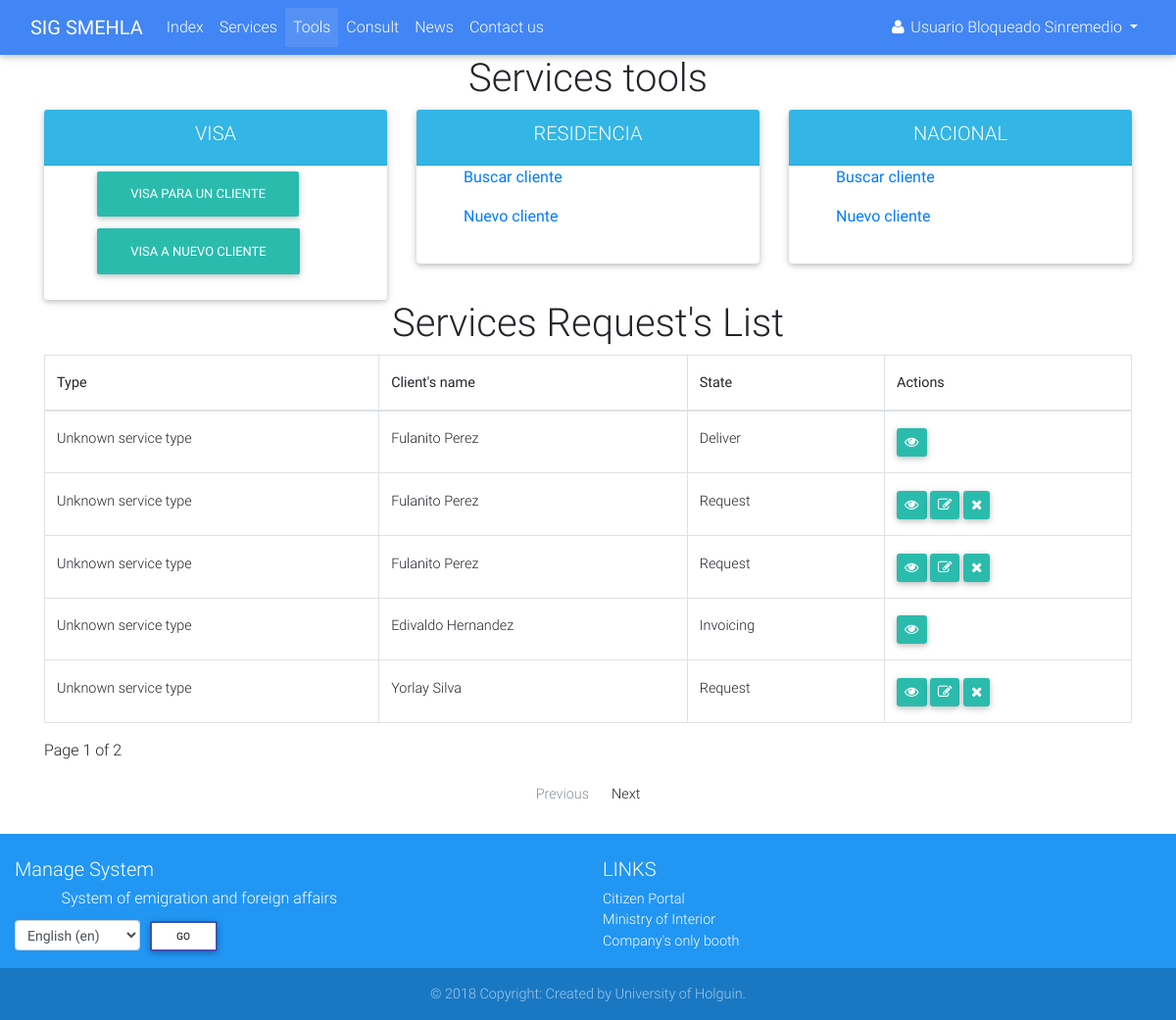
Page /tools/ (signed in) on the committed database.
### accounts/models.py (models this page shows, shortened)
class Profile(AbstractUser):
    OCCUPATION_TYPE = (
        ('FAC', _('Functionary of Attention to Customer')),
        ('BAC', _('Boss of Attention to Customer')),
        ('BDAC', _('Boss of Departament of Attention to Customer')),
        ('DIR', _('Director')),
        ('ADMIN', _('Administrator')),
    )
    born_date = models.DateField(_('Born date'), blank=True, null=True, validators=[validate_born_date])
    occupation = models.CharField(_('Occupation'), max_length=5, choices=OCCUPATION_TYPE, default='FAC')
    REQUIRED_FIELDS = ['email', 'born_date']
    class Meta:
        verbose_name = _('Profile')
        verbose_name_plural = _('Profiles')
    def __str__(self):
        if self.first_name and self.last_name:
            return self.get_full_name()
        else:
            return self.username

### services/models.py (models this page shows, shortened)
class Service(models.Model):
    SERVICE_STATUS = (
        ('1', _('Request')),
        ('2', _('Invoicing')),
        ('3', _('Revision')),
        ('4', _('Authenticating')),
        ('5', _('Deliver')),
    )
    SERVICE_TYPE = {
        'None': _('Unknown service type'),
        'visa': _('Visa'),
    }
    client = models.ForeignKey(verbose_name=_('Client'), to=Client, on_delete=models.CASCADE)
    status = models.CharField(_('Status'), max_length=1, choices=SERVICE_STATUS, default='1')
    service_type = None
    def get_service_type(self):
        if self.service_type:
            return self.service_type
        else:
            return self.SERVICE_TYPE['None']

class Client(models.Model):
    CIVIL_STATUS = (
        ('S', _('Single')),
        ('E', _('Engaged')),
        ('M', _('Married')),
        ('W', _('Widower')),
    )
    def upload_file(self, filename):
        ext = filename.split('.')[-1]
        return 'clients/{}.{}'.format(self.ci, ext)
    def upload_image(self, filename):
        ext = filename.split('.')[-1]
        return 'clients/picture/{}.{}'.format(self.first_name, ext)
    ci = models.CharField(_('Identity card'), max_length=13, unique=True)
    picture = models.ImageField(_('Picture'), upload_to=upload_image, null=True, blank=True)
    first_name = models.CharField(_('First name'), max_length=30)
    last_name = models.CharField(_('Last name'), max_length=150)
    born_date = models.DateField(_('Born date'), validators=[validators.validate_born_date])
    civil_status = models.CharField(_('Civil status'), choices=CIVIL_STATUS, max_length=1)
    naturalness = models.CharField(_("Naturalness"), max_length=30)
    nationality = models.CharField(_('Nationality'), max_length=30)
    father = models.CharField(_('Father name'), max_length=200)
    mother = models.CharField(_('Mother name'), max_length=200)
    address = models.TextField(_('Address'))
    email = models.EmailField(_('Email'))
    phone = models.PositiveIntegerField(_('Phone number'))
    data_attachment = models.FileField(_('Data attachment'), upload_to=upload_file, null=True, blank=True)
    def get_full_name(self):
        full_name = '%s %s' % (self.first_name, self.last_name)
        return full_name.strip()

### services/views.py (the view)
# urls.py: path('tools/', views.ServiceToolsView.as_view(), name='tools'),
class ServiceToolsView(mixins.LoginRequiredMixin, mixins.NavbarMixin, generic.ListView):
    tab_name = 'tools'
    template_name = 'services/tools.html'
    model = models.Service
    paginate_by = 5

### accounts/mixins.py (called while the page is built)
    def get_tab_name(self):
        if self.tab_name:
            return self.tab_name
        else:
            return 'init'

    def get_context_data(self, **kwargs):
        context = super(NavbarMixin, self).get_context_data(**kwargs)
        context['tab'] = self.get_tab_name()
        return context

### services/templates/services/tools.html (shortened to what this page needs)
{% extends 'navbar.html' %}
{% load i18n %}
{% block main %}
    <div class="container">
        {% if user.occupation == 'FAC' %}
            <h1 class="text-center">{% trans 'Services tools' %}</h1>
            <div class="row">
                <div class="col">
                    <div class="card">
                        <div class="card-header info-color white-text text-center">
                            <h5 class="text-uppercase">{% trans 'Visa' %}</h5>
                        </div>
                        <div class="card-body px-lg-5 pt-0">
                            <a href="{% url 'services:client_list' 'visa' %}" class="btn btn-default">Visa para un
                                cliente</a>
                            <a href="{% url 'services:client_create' %}" class="btn btn-default">Visa a nuevo
                                cliente</a>
                        </div>
                    </div>
                </div>
                <div class="col">
                    <div class="card">
                        <div class="card-header info-color white-text text-center">
                            <h5 class="text-uppercase">Residencia</h5>
                        </div>
                        <div class="card-body px-lg-5 pt-0">
                            <p><a href="{% url 'services:client_list' 'resident' %}">Buscar cliente</a></p>
                            <p><a href="#">Nuevo cliente</a></p>
                        </div>
                    </div>
                </div>
                <div class="col">
                    <div class="card">
                        <div class="card-header info-color white-text text-center">
                            <h5 class="text-uppercase">Nacional</h5>
                        </div>
                        <div class="card-body px-lg-5 pt-0">
                            <p><a href="#">Buscar cliente</a></p>
                            <p><a href="#">Nuevo cliente</a></p>
                        </div>
                    </div>
                </div>
            </div>
        {% endif %}
        <h1 class="text-center">{% trans "Services Request's List" %}</h1>
        <div class="row">
            <div class="col-12">
                <table class="table table-bordered table-hover" cellspacing="0" width="100%">
                    <thead>
                    <tr>
                        <th class="th-sm">{% trans 'Type' %}</th>
                        <th class="th-sm">{% trans "Client's name" %}</th>
                        <th class="th-sm">{% trans 'State' %}</th>
                        <th class="th-sm">{% trans 'Actions' %}</th>
                    </tr>
                    </thead>
                    <tbody>
                    {% for service in page_obj %}
                        <tr>
                            <td>{{ service.get_service_type }}</td>
                            <td>
                                <a href="{% url 'services:client_detail' service.client.pk %}">{{ service.client.get_full_name }}</a>
                            </td>
                            <td>{{ service.get_status_display }}</td>
                            <td class="btn-group-sm">
                                <a href="{% url 'services:visa_detail' service.pk %}" class="btn btn-default">
                                    <i class="fa fa-eye"></i>
                                </a>
                                {% if user.is_superadmin or user.occupation == 'FAC' and service.status == '1' or user.occupation == 'BAC' and service.status == '2' %}
                                    <a href="{% url 'services:visa_update' service.pk %}" class="btn btn-default">
                                        <i class="fa fa-edit"></i>
                                    </a>
                                    <a href="{% url 'services:visa_delete' service.pk %}" class="btn btn-default">
                                        <i class="fa fa-remove"></i>
                                    </a>
                                {% endif %}
                            </td>
                        </tr>
                    {% empty %}
                        <tr>
                            <td colspan="4" class="text-center text-danger">No existen ningun servicio en el sistema
                            </td>
                        </tr>
                    {% endfor %}
                    </tbody>
                </table>
                <p>Page {{ page_obj.number }} of {{ paginator.num_pages }}</p>
                <nav aria-label="Page navigation">
                    <ul class="pagination pg-blue justify-content-center">
                        <li class="page-item {% if not page_obj.has_previous %}disabled{% endif %}">
                            <a href="{% if page_obj.has_previous %}?page={{ page_obj.previous_page_number }}{% endif %}"
                               class="page-link" tabindex="'1">{% trans 'Previous' %}</a>
                        </li>
                        <li class="page-item {% if not page_obj.has_next %}disabled{% endif %}">
                            <a href="{% if page_obj.has_next %}?page={{ page_obj.next_page_number }}{% endif %}"
                               class="page-link">{% trans 'Next' %}</a>
                        </li>
                    </ul>
                </nav>
            </div>
        </div>
    </div>
{% endblock %}

### accounts/templates/navbar.html (shortened to what this page needs)
{% extends 'base.html' %}
{% load static %}
{% load i18n %}
{% block styles %}
    <link rel="stylesheet" href="{% static 'accounts/css/navbar.css' %}">
{% endblock %}
{% block content %}
    <header>
        <nav class="navbar navbar-expand-lg navbar-dark primary-color">
            <div class="container-fluid">
                <a href="{% url 'services:index' %}" class="navbar-brand">
                    <strong>SIG SMEHLA</strong>
                </a>
                <div class="collapse navbar-collapse" id="navbar">
                    <ul class="navbar-nav mr-auto">
                        <li class="nav-item" id="init">
                            <a href="{% url 'services:index' %}" class="nav-link">{% trans 'Index' %}
                                </a>
                        </li>
                        <li class="nav-item" id="services">
                            <a href="{% url 'services:services' %}" class="nav-link">{% trans 'Services' %}</a>
                        </li>
                        {% if user.is_authenticated %}
                            <li class="nav-item" id="tools">
                                <a href="{% url 'services:tools' %}" class="nav-link">{% trans 'Tools' %}</a>
                            </li>
                        {% endif %}
                        <li class="nav-item" id="status">
                            <a href="{% url 'services:status' %}" class="nav-link">{% trans 'Consult' %}</a>
                        </li>
                        <li class="nav-item" id="news">
                            <a href="{% url 'news:list' %}" class="nav-link">{% trans 'News' %}</a>
                        </li>
                        <li class="nav-item">
                            <a href="#" class="nav-link" data-toggle="modal"
                               data-target="#contact">{% trans 'Contact us' %}</a>
                        </li>
                    </ul>
                    <div class="form-inline">
                        <ul class="navbar-nav mr-auto">
                            <li class="nav-item">
                                {% if user.is_authenticated %}
                                    <div class="dropdown">
                                        <a href="#" id="test" class="nav-link waves-effect waves-light dropdown-toggle"
                                           data-toggle="dropdown" aria-haspopup="true" aria-expanded="false">
                                            <i class="fa fa-user"></i>
                                            <span class="clearfix d-none d-sm-inline-block">{{ user }}</span>
                                        </a>
                                    </div>
                                {% else %}
                                    <a href="{% url 'accounts:login' %}" class="nav-link">
                                        <i class="fa fa-sign-in"></i>
                                    </a>
                                {% endif %}
                            </li>
                        </ul>
                    </div>
                </div>
            </div>
        </nav>
    </header>
    <main>
        {% block main %}
        {% endblock %}
    </main>
    <footer class="page-footer font-small blue pt-4">
        <div class="container-fluid text-center text-md-left">
            <div class="row">
                <div class="col-md-6 mt-md-0 mt-3">
                    <h5>{% trans 'Manage System' %}</h5>
                    <h6 class="offset-1">{% trans 'System of emigration and foreign affairs' %}</h6>
                    <form action="{% url 'set_language' %}" method="post">{% csrf_token %}
                        <label>
                            <select name="language" class="form-control form-control-sm" id="languages">
                                {% get_available_languages as LANGUAGES %}
                                {% get_language_info_list for LANGUAGES as languages %}
                                {% get_current_language as LANGUAGE_CODE %}
                                {% for language in languages %}
                                    <option value="{{ language.code }}"{% if language.code == LANGUAGE_CODE %}
                                            selected{% endif %}>
                                        {{ language.name_local }} ({{ language.code }})
                                    </option>
                                {% endfor %}
                            </select>
                        </label>
                        <input type="submit" value="{% trans 'Go' %}" class="btn btn-outline-indigo btn-white btn-sm">
                    </form>
                </div>
                <div class="col-md-3 mb-md-0 mb-3">
                    <h5 class="text-uppercase">{% trans 'Links' %}</h5>
                    <ul class="list-unstyled">
                        <li>
                            <a href="http://www.cidadao.gov.ao" target="_blank">{% trans 'Citizen Portal' %}</a>
                        </li>
                        <li>
                            <a href="http://www.minint.gov.ao" target="_blank">{% trans 'Ministry of Interior' %}</a>
                        </li>
                        <li>
                            <a href="http://gue.minjus-ao.com" target="_blank">{% trans "Company's only booth" %}</a>
                        </li>
                    </ul>
                </div>
            </div>
        </div>
        <div class="footer-copyright text-center py-3">
            &copy; 2018 {% trans 'Copyright: Created by University of Holguin' %}.
        </div>
    </footer>
{% endblock %}

### accounts/static/accounts/css/navbar.css (style rules this page uses)
body { display: flex; min-height: 100vh; flex-direction: column; }
main { flex: 1 0 auto; }

### rows in the picture
Profile: first_name+last_name "Usuario Bloqueado Sinremedio"
Service: get_service_type "Unknown service type", client.get_full_name "Fulanito Perez", status "Deliver"
Service: get_service_type "Unknown service type", client.get_full_name "Fulanito Perez", status "Request"
Service: get_service_type "Unknown service type", client.get_full_name "Fulanito Perez", status "Request"
Service: get_service_type "Unknown service type", client.get_full_name "Edivaldo Hernandez", status "Invoicing"
Service: get_service_type "Unknown service type", client.get_full_name "Yorlay Silva", status "Request"

### other values in the picture
{{ page_obj.number }} "1"
{{ paginator.num_pages }} "2"
form field language "English (en)"
